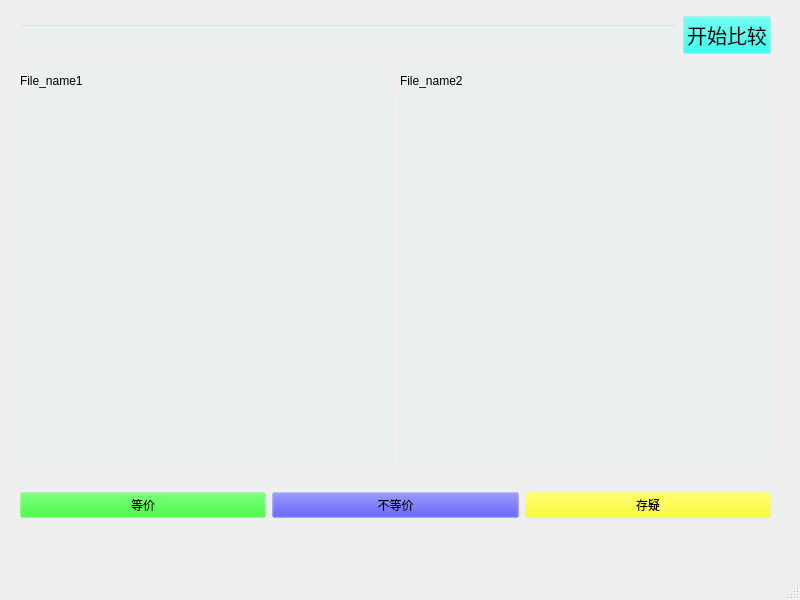
<?xml version="1.0" encoding="UTF-8"?>
<ui version="4.0">
 <class>MainWindow</class>
 <widget class="QMainWindow" name="MainWindow">
  <property name="geometry">
   <rect>
    <x>0</x>
    <y>0</y>
    <width>800</width>
    <height>600</height>
   </rect>
  </property>
  <property name="windowTitle">
   <string>MainWindow</string>
  </property>
  <widget class="QWidget" name="centralwidget">
   <widget class="QWidget" name="horizontalLayoutWidget">
    <property name="geometry">
     <rect>
      <x>20</x>
      <y>10</y>
      <width>751</width>
      <height>51</height>
     </rect>
    </property>
    <layout class="QHBoxLayout" name="horizontalLayout_10">
     <item>
      <widget class="QLineEdit" name="lineEdit">
       <property name="font">
        <font>
         <pointsize>10</pointsize>
        </font>
       </property>
       <property name="layoutDirection">
        <enum>Qt::LeftToRight</enum>
       </property>
       <property name="styleSheet">
        <string notr="true">background-color: rgba(0, 255, 255, 5);</string>
       </property>
      </widget>
     </item>
     <item>
      <widget class="QPushButton" name="pushButton_compare">
       <property name="baseSize">
        <size>
         <width>0</width>
         <height>0</height>
        </size>
       </property>
       <property name="font">
        <font>
         <family>华文新魏</family>
         <pointsize>15</pointsize>
         <italic>false</italic>
         <bold>false</bold>
        </font>
       </property>
       <property name="toolTipDuration">
        <number>0</number>
       </property>
       <property name="styleSheet">
        <string notr="true">background-color: rgba(0, 255, 236, 20);
font: 15pt &quot;华文新魏&quot;;</string>
       </property>
       <property name="text">
        <string>开始比较</string>
       </property>
      </widget>
     </item>
    </layout>
   </widget>
   <widget class="QWidget" name="horizontalLayoutWidget_2">
    <property name="geometry">
     <rect>
      <x>20</x>
      <y>100</y>
      <width>751</width>
      <height>361</height>
     </rect>
    </property>
    <layout class="QHBoxLayout" name="horizontalLayout_11">
     <item>
      <widget class="QListWidget" name="listWidget_file1">
       <property name="autoFillBackground">
        <bool>false</bool>
       </property>
       <property name="styleSheet">
        <string notr="true">background-color: rgba(0, 255, 255, 5);</string>
       </property>
      </widget>
     </item>
     <item>
      <widget class="QListWidget" name="listWidget_file2">
       <property name="styleSheet">
        <string notr="true">background-color: rgba(0, 255, 255, 5);</string>
       </property>
      </widget>
     </item>
    </layout>
   </widget>
   <widget class="QWidget" name="horizontalLayoutWidget_3">
    <property name="geometry">
     <rect>
      <x>20</x>
      <y>470</y>
      <width>751</width>
      <height>71</height>
     </rect>
    </property>
    <layout class="QHBoxLayout" name="horizontalLayout_12">
     <item>
      <widget class="QPushButton" name="pushButton_equal">
       <property name="styleSheet">
        <string notr="true">background-color: rgba(0, 255, 0, 20);
font: 15pt &quot;华文新魏&quot;;</string>
       </property>
       <property name="text">
        <string>等价</string>
       </property>
      </widget>
     </item>
     <item>
      <widget class="QPushButton" name="pushButton_ineuqal">
       <property name="styleSheet">
        <string notr="true">background-color: rgba(0, 0, 255, 20);
font: 15pt &quot;华文新魏&quot;;</string>
       </property>
       <property name="text">
        <string>不等价</string>
       </property>
      </widget>
     </item>
     <item>
      <widget class="QPushButton" name="pushButton_doubt">
       <property name="enabled">
        <bool>true</bool>
       </property>
       <property name="styleSheet">
        <string notr="true">background-color: rgba(255, 255, 0, 20);
font: 15pt &quot;华文新魏&quot;;</string>
       </property>
       <property name="text">
        <string>存疑</string>
       </property>
      </widget>
     </item>
    </layout>
   </widget>
   <widget class="QLabel" name="label">
    <property name="geometry">
     <rect>
      <x>20</x>
      <y>70</y>
      <width>371</width>
      <height>21</height>
     </rect>
    </property>
    <property name="styleSheet">
     <string notr="true">font: 15pt &quot;华文新魏&quot;;background-color: rgba(0, 255, 255, 5);</string>
    </property>
    <property name="text">
     <string>File_name1</string>
    </property>
   </widget>
   <widget class="QLabel" name="label_2">
    <property name="geometry">
     <rect>
      <x>400</x>
      <y>70</y>
      <width>371</width>
      <height>21</height>
     </rect>
    </property>
    <property name="styleSheet">
     <string notr="true">font: 15pt &quot;华文新魏&quot;;background-color: rgba(0, 255, 255, 5);</string>
    </property>
    <property name="text">
     <string>File_name2</string>
    </property>
   </widget>
   <widget class="QWidget" name="horizontalLayoutWidget_4">
    <property name="geometry">
     <rect>
      <x>190</x>
      <y>640</y>
      <width>751</width>
      <height>80</height>
     </rect>
    </property>
    <layout class="QHBoxLayout" name="horizontalLayout_13">
     <item>
      <widget class="QPushButton" name="pushButton_equal_2">
       <property name="text">
        <string>等价</string>
       </property>
      </widget>
     </item>
     <item>
      <widget class="QPushButton" name="pushButton_ineuqal_2">
       <property name="text">
        <string>不等价</string>
       </property>
      </widget>
     </item>
     <item>
      <widget class="QPushButton" name="pushButton_doubt_2">
       <property name="text">
        <string>存疑</string>
       </property>
      </widget>
     </item>
    </layout>
   </widget>
  </widget>
  <widget class="QMenuBar" name="menubar">
   <property name="geometry">
    <rect>
     <x>0</x>
     <y>0</y>
     <width>800</width>
     <height>26</height>
    </rect>
   </property>
  </widget>
  <widget class="QStatusBar" name="statusbar"/>
 </widget>
 <resources/>
 <connections/>
</ui>
